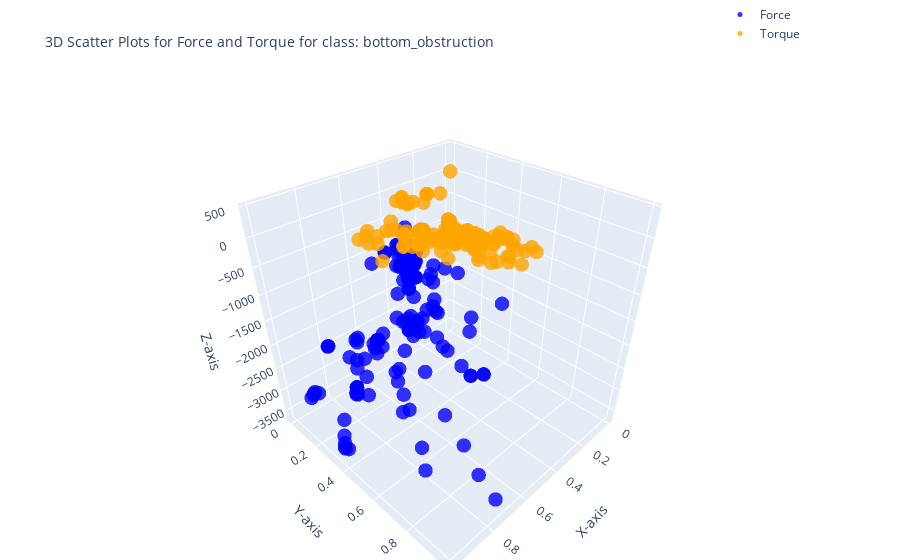

Write notebook code for a chart like this one.
### Code cell
import plotly.graph_objects as go
class_name = unique_classes[3]
df_fr_collision=class_dfs[class_name]
# 3D scatter plot for Force (Fx, Fy, Fz)
force_plot = go.Scatter3d(
    x=df_fr_collision['Fx'],
    y=df_fr_collision['Fy'],
    z=df_fr_collision['Fz'],
    mode='markers',
    marker=dict(size=5, color='blue', opacity=0.8),
    name='Force'
)

# 3D scatter plot for Torque (Tx, Ty, Tz)
torque_plot = go.Scatter3d(
    x=df_fr_collision['Tx'],
    y=df_fr_collision['Ty'],
    z=df_fr_collision['Tz'],
    mode='markers',
    marker=dict(size=5, color='orange', opacity=0.8),
    name='Torque'
)

# Create subplots
fig = go.Figure()

# Add Force plot
fig.add_trace(force_plot)
fig.add_trace(torque_plot)

# Layout settings
fig.update_layout(
    title='3D Scatter Plots for Force and Torque for class: ' + class_name,
    title_font=dict(size=14),  # Change the title font size
    scene=dict(
        xaxis_title='X-axis',
        yaxis_title='Y-axis',
        zaxis_title='Z-axis'
    ),
    legend=dict(x=0.8, y=1.2),
    margin=dict(l=0, r=0, b=0, t=40)
)

fig.show()

### Figure 1 — Plotly figure (JSON) as saved in the notebook; plotly's stock layout.template omitted (floating-point values rounded to 4 significant figures; data arrays with more than 128 entries replaced by an {"elided": "..."} marker saying what was removed)
{"data": [{"marker": {"color": "blue", "opacity": 0.8, "size": 5}, "mode": "markers", "name": "Force", "type": "scatter3d", "x": {"elided": "315 float values"}, "y": {"elided": "315 float values"}, "z": {"elided": "315 int values"}}, {"marker": {"color": "orange", "opacity": 0.8, "size": 5}, "mode": "markers", "name": "Torque", "type": "scatter3d", "x": {"elided": "315 float values"}, "y": {"elided": "315 float values"}, "z": {"elided": "315 int values"}}], "layout": {"legend": {"x": 0.8, "y": 1.2}, "margin": {"b": 0, "l": 0, "r": 0, "t": 40}, "scene": {"xaxis": {"title": {"text": "X-axis"}}, "yaxis": {"title": {"text": "Y-axis"}}, "zaxis": {"title": {"text": "Z-axis"}}}, "title": {"font": {"size": 14}, "text": "3D Scatter Plots for Force and Torque for class: bottom_obstruction"}}}
